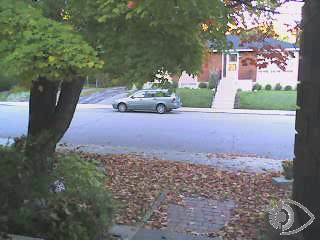
//> input picture frame 11 of images/bike.avi, 320 x 240 px
$ ./videoprocessing   (built with g++ and OpenCV 4)
//> lines starting //> are read from the running program, lines starting //| are printed output that depends on the picture
### Chapter12/videoprocessor.h
// [17 lines of licence text are left out]

#if !defined VPROCESSOR
#define VPROCESSOR

#include <iostream>
#include <iomanip>
#include <sstream>
#include <string>
#include <vector>
#include <opencv2/core.hpp>
#include <opencv2/highgui.hpp>

// The frame processor interface
class FrameProcessor {

  public:
	// processing method
	virtual void process(cv:: Mat &input, cv:: Mat &output)= 0;
};

class VideoProcessor {

  private:

	  // the OpenCV video capture object
	  cv::VideoCapture capture;
	  // the callback function to be called
	  // for the processing of each frame
	  void (*process)(cv::Mat&, cv::Mat&);
	  // the pointer to the class implementing
	  // the FrameProcessor interface
	  FrameProcessor *frameProcessor;
	  // a bool to determine if the
	  // process callback will be called
	  bool callIt;
	  // Input display window name
	  std::string windowNameInput;
	  // Output display window name
	  std::string windowNameOutput;
	  // delay between each frame processing
	  int delay;
	  // number of processed frames
	  long fnumber;
	  // stop at this frame number
	  long frameToStop;
	  // to stop the processing
	  bool stop;

	  // vector of image filename to be used as input
	  std::vector<std::string> images;
	  // image vector iterator
	  std::vector<std::string>::const_iterator itImg;

	  // the OpenCV video writer object
	  cv::VideoWriter writer;
	  // output filename
	  std::string outputFile;

	  // current index for output images
	  int currentIndex;
	  // number of digits in output image filename
	  int digits;
	  // extension of output images
	  std::string extension;

	  // to get the next frame
	  // could be: video file; camera; vector of images
	  bool readNextFrame(cv::Mat& frame) {

		  if (images.size()==0)
			  return capture.read(frame);
		  else {

			  if (itImg != images.end()) {

				  frame= cv::imread(*itImg);
				  itImg++;
				  return frame.data != 0;
			  }

              return false;
		  }
	  }

	  // to write the output frame
	  // could be: video file or images
	  void writeNextFrame(cv::Mat& frame) {

		  if (extension.length()) { // then we write images

			  std::stringstream ss;
		      ss << outputFile << std::setfill('0') << std::setw(digits) << currentIndex++ << extension;
			  cv::imwrite(ss.str(),frame);

		  } else { // then write video file

			  writer.write(frame);
		  }
	  }

  public:

	  // Constructor setting the default values
	  VideoProcessor() : callIt(false), delay(-1),
		  fnumber(0), stop(false), digits(0), frameToStop(-1),
	      process(0), frameProcessor(0) {}

	  // set the name of the video file
	  bool setInput(std::string filename) {

		fnumber= 0;
		// In case a resource was already
		// associated with the VideoCapture instance
		capture.release();
		images.clear();

		// Open the video file
		return capture.open(filename);
	  }

	  // set the camera ID
	  // [26 lines left out: functions setInput, setInput, not called in this run]

	  // set the output video file
	  // by default the same parameters than input video will be used
	  bool setOutput(const std::string &filename, int codec=0, double framerate=0.0, bool isColor=true) {

		  outputFile= filename;
		  extension.clear();

		  if (framerate==0.0)
			  framerate= getFrameRate(); // same as input

		  char c[4];
		  // use same codec as input
		  if (codec==0) {
			  codec= getCodec(c);
		  }

		  // Open output video
		  return writer.open(outputFile, // filename
			  codec, // codec to be used
			  framerate,      // frame rate of the video
			  getFrameSize(), // frame size
			  isColor);       // color video?
	  }

	  // set the output as a series of image files
	  // extension must be ".jpg", ".bmp" ...
	  // [20 lines left out: function setOutput, not called in this run]

	  // set the callback function that will be called for each frame
	  void setFrameProcessor(void (*frameProcessingCallback)(cv::Mat&, cv::Mat&)) {

		  // invalidate frame processor class instance
		  frameProcessor= 0;
		  // this is the frame processor function that will be called
		  process= frameProcessingCallback;
		  callProcess();
	  }

	  // set the instance of the class that implements the FrameProcessor interface
	  // [8 lines left out: function setFrameProcessor, not called in this run]

	  // stop streaming at this frame number
	  void stopAtFrameNo(long frame) {

		  frameToStop= frame;
	  }

	  // process callback to be called
	  void callProcess() {

		  callIt= true;
	  }

	  // do not call process callback
	  // [4 lines left out: function dontCallProcess, not called in this run]

	  // to display the input frames
	  void displayInput(std::string wn) {

		  windowNameInput= wn;
		  cv::namedWindow(windowNameInput);
	  }

	  // to display the processed frames
	  void displayOutput(std::string wn) {

		  windowNameOutput= wn;
		  cv::namedWindow(windowNameOutput);
	  }

	  // do not display the processed frames
	  // [7 lines left out: function dontDisplay, not called in this run]

	  // set a delay between each frame
	  // 0 means wait at each frame
	  // negative means no delay
	  void setDelay(int d) {

		  delay= d;
	  }

	  // a count is kept of the processed frames
	  // [4 lines left out: function getNumberOfProcessedFrames, not called in this run]

	  // return the size of the video frame
	  cv::Size getFrameSize() {

		if (images.size()==0) {

			// get size of from the capture device
			int w= static_cast<int>(capture.get(cv::CAP_PROP_FRAME_WIDTH));
			int h= static_cast<int>(capture.get(cv::CAP_PROP_FRAME_HEIGHT));

			return cv::Size(w,h);

		} else { // if input is vector of images

			cv::Mat tmp= cv::imread(images[0]);
			if (!tmp.data) return cv::Size(0,0);
			else return tmp.size();
		}
	  }

	  // return the frame number of the next frame
	  long getFrameNumber() {

		if (images.size()==0) {

			// get info of from the capture device
	 	    long f= static_cast<long>(capture.get(cv::CAP_PROP_POS_FRAMES));
		    return f;

		} else { // if input is vector of images

			return static_cast<long>(itImg-images.begin());
		}
	  }

	  // return the position in ms
	  // [8 lines left out: function getPositionMS, not called in this run]

	  // return the frame rate
	  double getFrameRate() {

		  // undefined for vector of images
		  if (images.size()!=0) return 0;

	 	  double r= capture.get(cv::CAP_PROP_FPS);
		  return r;
	  }

	  // return the number of frames in video
	  // [79 lines left out: functions getTotalFrameCount, getCodec, setFrameNumber, setPositionMS, setRelativePosition, not called in this run]

	  // Stop the processing
	  void stopIt() {

		  stop= true;
	  }

	  // Is the process stopped?
	  bool isStopped() {

		  return stop;
	  }

	  // Is a capture device opened?
	  bool isOpened() {

		  return capture.isOpened() || !images.empty();
	  }

	  // to grab (and process) the frames of the sequence
	  void run() {

		  // current frame
		  cv::Mat frame;
		  // output frame
		  cv::Mat output;

		  // if no capture device has been set
		  if (!isOpened())
			  return;

		  stop= false;

		  while (!isStopped()) {

			  // read next frame if any
			  if (!readNextFrame(frame))
				  break;

			  // display input frame
			  if (windowNameInput.length()!=0)
				  cv::imshow(windowNameInput,frame);

		      // calling the process function or method
			  if (callIt) {

				// process the frame
				if (process)
				    process(frame, output);
				else if (frameProcessor)
					frameProcessor->process(frame,output);
				// increment frame number
			    fnumber++;

			  } else {

				output= frame;
			  }

			  // write output sequence
			  if (outputFile.length()!=0)
				  writeNextFrame(output);

			  // display output frame
			  if (windowNameOutput.length()!=0)
				  cv::imshow(windowNameOutput,output);

			  // introduce a delay
			  if (delay>=0 && cv::waitKey(delay)>=0)
				stopIt();

			  // check if we should stop
			  if (frameToStop>=0 && getFrameNumber()==frameToStop)
				  stopIt();
		  }
	  }
};

#endif

### Chapter12/videoprocessing.cpp
// [17 lines of licence text are left out]

#include <string>
#include <iostream>
#include <sstream>
#include <opencv2/core.hpp>
#include <opencv2/imgproc.hpp>
#include <opencv2/highgui.hpp>

#include "videoprocessor.h"

void draw(const cv::Mat& img, cv::Mat& out) {

	img.copyTo(out);
	cv::circle(out, cv::Point(100,100),5,cv::Scalar(255,0,0),2);
}

// processing function
void canny(cv::Mat& img, cv::Mat& out) {

   // Convert to gray
   if (img.channels()==3)
      cv::cvtColor(img,out,cv::COLOR_BGR2GRAY);
   // Compute Canny edges
   cv::Canny(out,out,100,200);
   // Invert the image
   cv::threshold(out,out,128,255,cv::THRESH_BINARY_INV);
}

int main()
{
	// Open the video file
	cv::VideoCapture capture("bike.avi");
//	cv::VideoCapture capture("http://www.laganiere.name/bike.avi");
	// check if video successfully opened
	if (!capture.isOpened())
		return 1;

	// Get the frame rate
	double rate= capture.get(cv::CAP_PROP_FPS);
	std::cout << "Frame rate: " << rate << "fps" << std::endl;

	bool stop(false);
	cv::Mat frame; // current video frame
	cv::namedWindow("Extracted Frame");

	// Delay between each frame
	// corresponds to video frame rate
	int delay= 1000/rate;
	long long i=0;
	std::string b="bike";
	std::string ext=".bmp";
	// for all frames in video
	while (!stop) {

		// read next frame if any
		if (!capture.read(frame))
			break;
//> frame is the input picture: 240 rows x 320 cols, CV_8UC3; mean B, G, R 117.9, 119.1, 115

		cv::imshow("Extracted Frame",frame);

		std::string name(b);
        std::ostringstream ss; ss << std::setfill('0') << std::setw(3) << i; name+= ss.str(); i++;
		name+=ext;

		std::cout << name <<std::endl;

		cv::Mat test;
		//      cv::resize(frame, test, cv::Size(), 0.2,0.2);
		//		cv::imwrite(name, frame);
        //		cv::imwrite(name, test);

		// introduce a delay
		// or press key to stop
		if (cv::waitKey(delay)>=0)
//> the Esc key is pressed
				stop= true;
	}

	// Close the video file
	capture.release();

	cv::waitKey();

	// Now using the VideoProcessor class

	// Create instance
	VideoProcessor processor;

	// Open video file
	processor.setInput("bike.avi");

	// Declare a window to display the video
	processor.displayInput("Input Video");
	processor.displayOutput("Output Video");

	// Play the video at the original frame rate
	processor.setDelay(1000./processor.getFrameRate());

	// Set the frame processor callback function
	processor.setFrameProcessor(canny);

	// output a video
	processor.setOutput("bikeCanny.avi",-1,15);

	// stop the process at this frame
	processor.stopAtFrameNo(51);

	// Start the process
	processor.run();
//> in canny, `cv::cvtColor(img,out,cv::COLOR_BGR2GRAY);`:
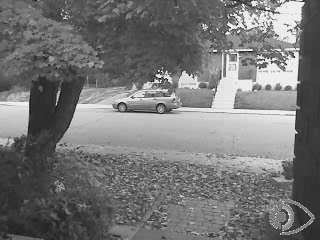
//> out: 240 rows x 320 cols, CV_8UC1; min 0, max 255, mean 117.7
//> in canny, `cv::Canny(out,out,100,200);`:
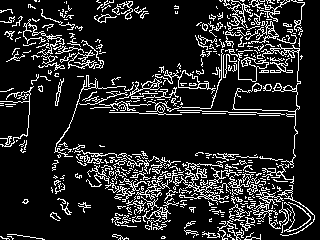
//> out: 240 rows x 320 cols, CV_8UC1; 14.2% white in thin lines or dots
//> in canny, `cv::threshold(out,out,128,255,cv::THRESH_BINARY_INV);`: out: 240 rows x 320 cols, CV_8UC1; 85.8% white; black in thin lines or dots
//> the Esc key is pressed

	cv::waitKey();

	return 0;
}

$ run again, starting later in the video
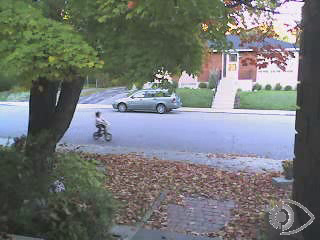
//> input picture frame 53 of images/bike.avi, 320 x 240 px
//> frame is the input picture: 240 rows x 320 cols, CV_8UC3; mean B, G, R 117.3, 118.6, 114.8
//> in canny, `cv::cvtColor(img,out,cv::COLOR_BGR2GRAY);`:
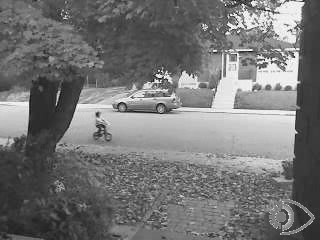
//> out: 240 rows x 320 cols, CV_8UC1; min 5, max 255, mean 117.2
//> in canny, `cv::Canny(out,out,100,200);`:
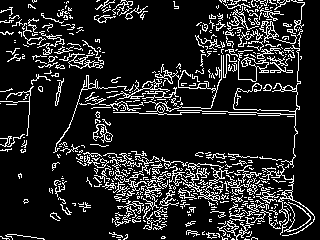
//> out: 240 rows x 320 cols, CV_8UC1; 14.3% white in thin lines or dots

$ run again, starting later in the video
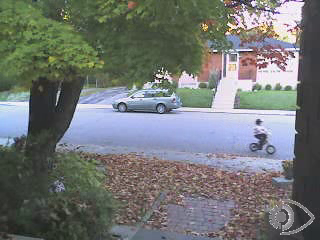
//> input picture frame 95 of images/bike.avi, 320 x 240 px
//> frame is the input picture: 240 rows x 320 cols, CV_8UC3; mean B, G, R 116.8, 118.3, 114.7
//> in canny, `cv::cvtColor(img,out,cv::COLOR_BGR2GRAY);`:
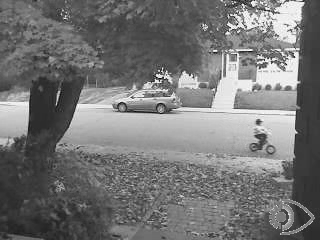
//> out: 240 rows x 320 cols, CV_8UC1; min 3, max 255, mean 117
//> in canny, `cv::Canny(out,out,100,200);`:
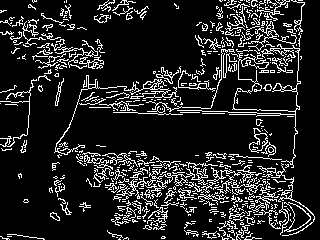
//> out: 240 rows x 320 cols, CV_8UC1; 14.2% white in thin lines or dots
